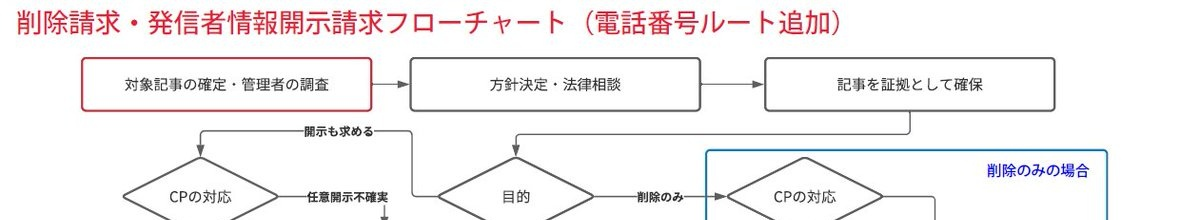
#> input picture samples/crop_0_0.jpg, 1200 x 220 px
$ python img_contrast.py ../../../../samples/crop_0_0.jpg
#> lines starting #> are read from the running program, lines starting #| are printed output that depends on the picture
### .claude/skills/flowchart-to-mermaid/scripts/img_utils.py
"""共通ユーティリティ: 出力パス生成、画像読み込み/保存"""

import argparse
from pathlib import Path
from PIL import Image


def make_output_path(input_path: str, output_path: str | None, suffix: str = "_processed") -> Path:
    """出力パスを生成する。-o 未指定なら入力ファイル名に suffix を付加。"""
    if output_path:
        return Path(output_path)
    p = Path(input_path)
    return p.parent / f"{p.stem}{suffix}{p.suffix}"


def load_image(path: str) -> Image.Image:
    """画像を読み込んで返す。"""
#> called with path = '../../../../samples/crop_0_0.jpg'
    img = Image.open(path)
#> img is the input picture: PIL image 1200x220 RGB; mean R, G, B 243.5, 240.3, 241.2
    img.load()  # lazy loading を強制解決
    return img


def save_image(img: Image.Image, path: Path, quality: int = 95) -> None:
    """画像を保存してパスを表示する。"""
    path.parent.mkdir(parents=True, exist_ok=True)
    save_kwargs = {}
    if path.suffix.lower() in (".jpg", ".jpeg"):
        save_kwargs["quality"] = quality
    img.save(str(path), **save_kwargs)
    print(f"✅ Saved: {path}  ({img.size[0]}x{img.size[1]}, {img.mode})")


def base_argparser(description: str) -> argparse.ArgumentParser:
    """全スクリプト共通の引数パーサーを返す。"""
    parser = argparse.ArgumentParser(description=description)
    parser.add_argument("input", help="入力画像パス")
    parser.add_argument("-o", "--output", default=None, help="出力画像パス (省略時: 自動生成)")
    return parser

### .claude/skills/flowchart-to-mermaid/scripts/img_contrast.py
#!/usr/bin/env python3
"""コントラスト強調・ノイズ除去・シャープネス調整。

Usage:
    python img_contrast.py <input> [OPTIONS]

Options:
    --factor FLOAT      コントラスト倍率 (1.0=変化なし, 2.0=2倍, default: 1.5)
    --brightness FLOAT  明るさ倍率 (1.0=変化なし, default: 1.0)
    --sharpness FLOAT   シャープネス倍率 (1.0=変化なし, 2.0=シャープ, default: 1.0)
    --denoise           メディアンフィルタでノイズ除去
    --denoise-size INT  ノイズ除去のカーネルサイズ (default: 3, 奇数)
    --auto              自動レベル補正 (ヒストグラム均一化)
    --grayscale         グレースケールに変換してから処理
    -o, --output PATH   出力パス

Examples:
    python img_contrast.py chart.png --factor 1.8
    python img_contrast.py chart.png --auto
    python img_contrast.py chart.png --denoise --factor 1.5 --sharpness 1.5
    python img_contrast.py chart.png --grayscale --auto -o chart_clean.png
"""

from img_utils import base_argparser, load_image, save_image, make_output_path
from PIL import Image, ImageEnhance, ImageFilter, ImageOps


def main():
    parser = base_argparser("コントラスト強調・ノイズ除去")
    parser.add_argument("--factor", type=float, default=1.5, help="コントラスト倍率 (default: 1.5)")
    parser.add_argument("--brightness", type=float, default=1.0, help="明るさ倍率 (default: 1.0)")
    parser.add_argument("--sharpness", type=float, default=1.0, help="シャープネス倍率 (default: 1.0)")
    parser.add_argument("--denoise", action="store_true", help="メディアンフィルタでノイズ除去")
    parser.add_argument("--denoise-size", type=int, default=3, help="ノイズ除去カーネルサイズ (default: 3)")
    parser.add_argument("--auto", action="store_true", help="自動レベル補正")
    parser.add_argument("--grayscale", action="store_true", help="グレースケール変換")
    args = parser.parse_args()

    img = load_image(args.input)
    steps = []

    # グレースケール変換
    if args.grayscale:
        img = img.convert("L")
        steps.append("grayscale")

    # ノイズ除去（コントラスト強調の前に行う）
    if args.denoise:
        img = img.filter(ImageFilter.MedianFilter(size=args.denoise_size))
        steps.append(f"denoise(size={args.denoise_size})")

    # 自動レベル補正
    if args.auto:
        if img.mode == "L":
            img = ImageOps.autocontrast(img, cutoff=1)
        else:
            img = ImageOps.autocontrast(img.convert("RGB"), cutoff=1)
        steps.append("auto-level")

    # 明るさ調整
    if args.brightness != 1.0:
        enhancer = ImageEnhance.Brightness(img)
        img = enhancer.enhance(args.brightness)
        steps.append(f"brightness({args.brightness})")

    # コントラスト強調
    if args.factor != 1.0:
        enhancer = ImageEnhance.Contrast(img)
        img = enhancer.enhance(args.factor)
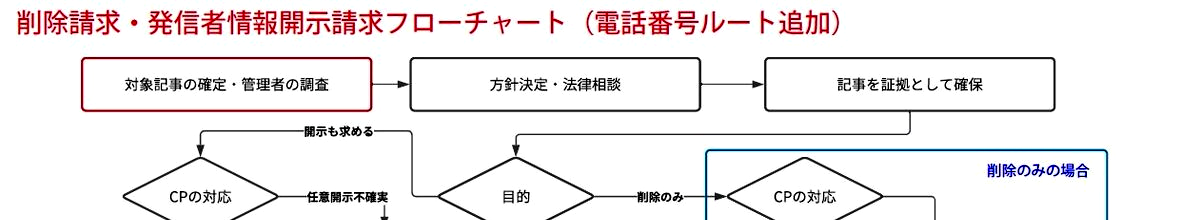
#> img: PIL image 1200x220 RGB; mean R, G, B 239.7, 235.4, 236.4
        steps.append(f"contrast({args.factor})")

    # シャープネス
    if args.sharpness != 1.0:
        enhancer = ImageEnhance.Sharpness(img)
        img = enhancer.enhance(args.sharpness)
        steps.append(f"sharpness({args.sharpness})")

    print(f"🎨 Applied: {' → '.join(steps)}")

    out = make_output_path(args.input, args.output, "_contrast")
    save_image(img, out)
#| ✅ Saved: ../../../../samples/crop_0_0_contrast.jpg  (1200x220, RGB)


if __name__ == "__main__":
    main()

$ run again, on samples/crop_0_420.jpg
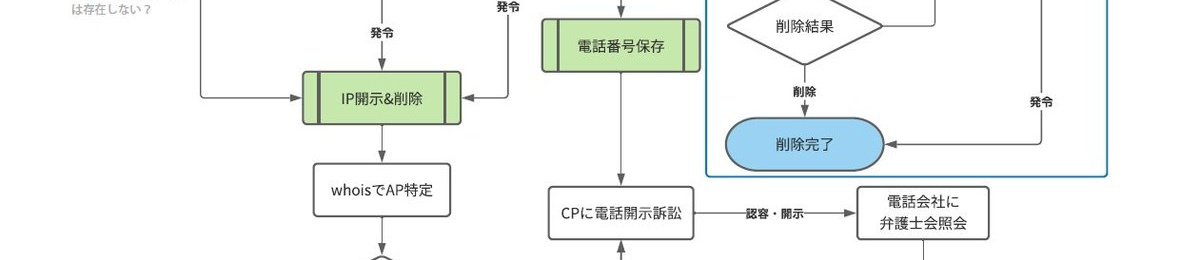
#> input picture samples/crop_0_420.jpg, 1200 x 260 px
#> in load_image, img is the input picture: PIL image 1200x260 RGB; mean R, G, B 241.8, 245.1, 243.3
#> in main, `img = enhancer.enhance(args.factor)`:
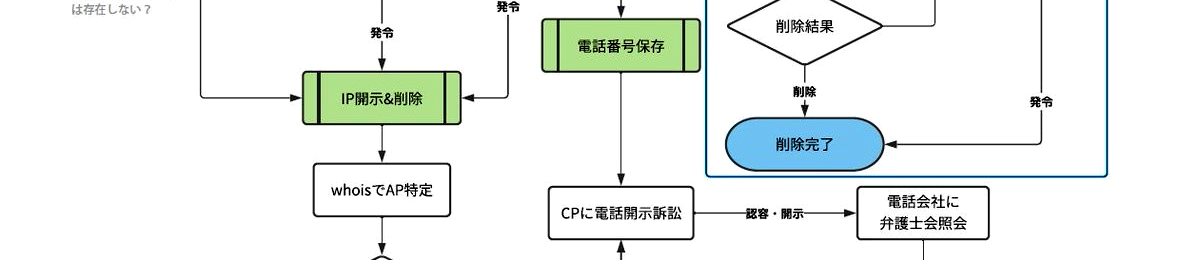
#> img: PIL image 1200x260 RGB; mean R, G, B 236.7, 241.4, 238.8
#| ✅ Saved: ../../../../samples/crop_0_420_contrast.jpg  (1200x260, RGB)

$ run again, on samples/crop_0_429.jpg
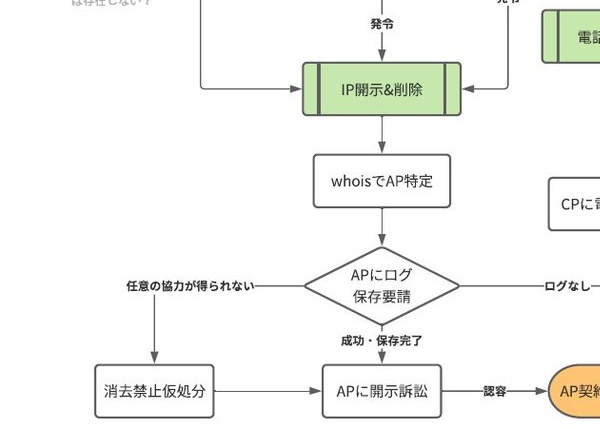
#> input picture samples/crop_0_429.jpg, 600 x 429 px
#> in load_image, img is the input picture: PIL image 600x429 RGB; mean R, G, B 245.1, 245.9, 243
#> in main, `img = enhancer.enhance(args.factor)`:
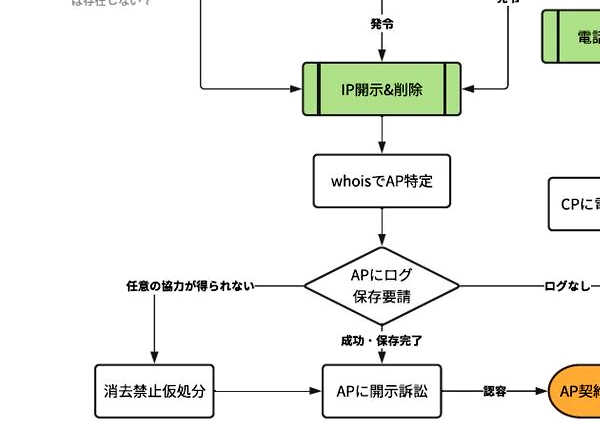
#> img: PIL image 600x429 RGB; mean R, G, B 241.3, 242.5, 238.3
#| ✅ Saved: ../../../../samples/crop_0_429_contrast.jpg  (600x429, RGB)

$ run again, on samples/crop_0_650.jpg
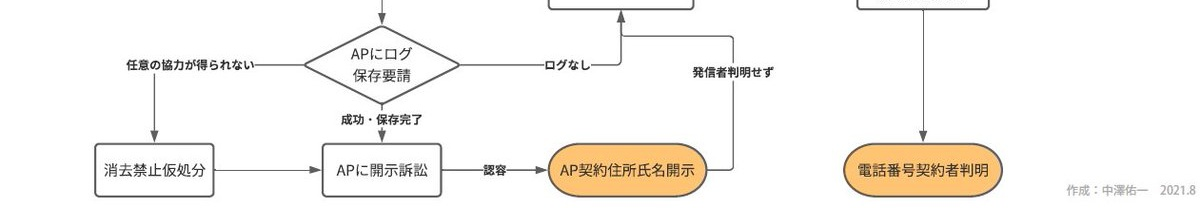
#> input picture samples/crop_0_650.jpg, 1200 x 208 px
#> in load_image, img is the input picture: PIL image 1200x208 RGB; mean R, G, B 247.1, 244, 239.8
#> in main, `img = enhancer.enhance(args.factor)`:
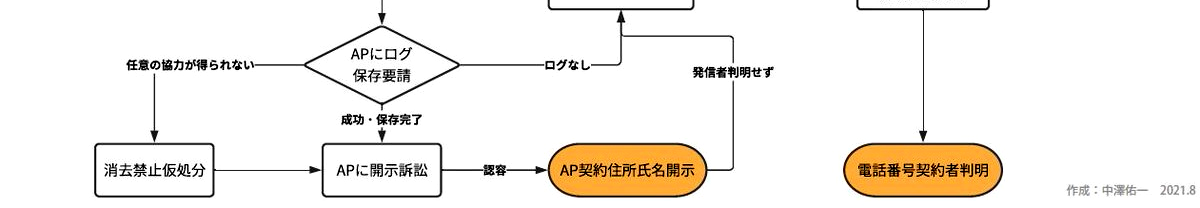
#> img: PIL image 1200x208 RGB; mean R, G, B 244.2, 239.8, 233.9
#| ✅ Saved: ../../../../samples/crop_0_650_contrast.jpg  (1200x208, RGB)
